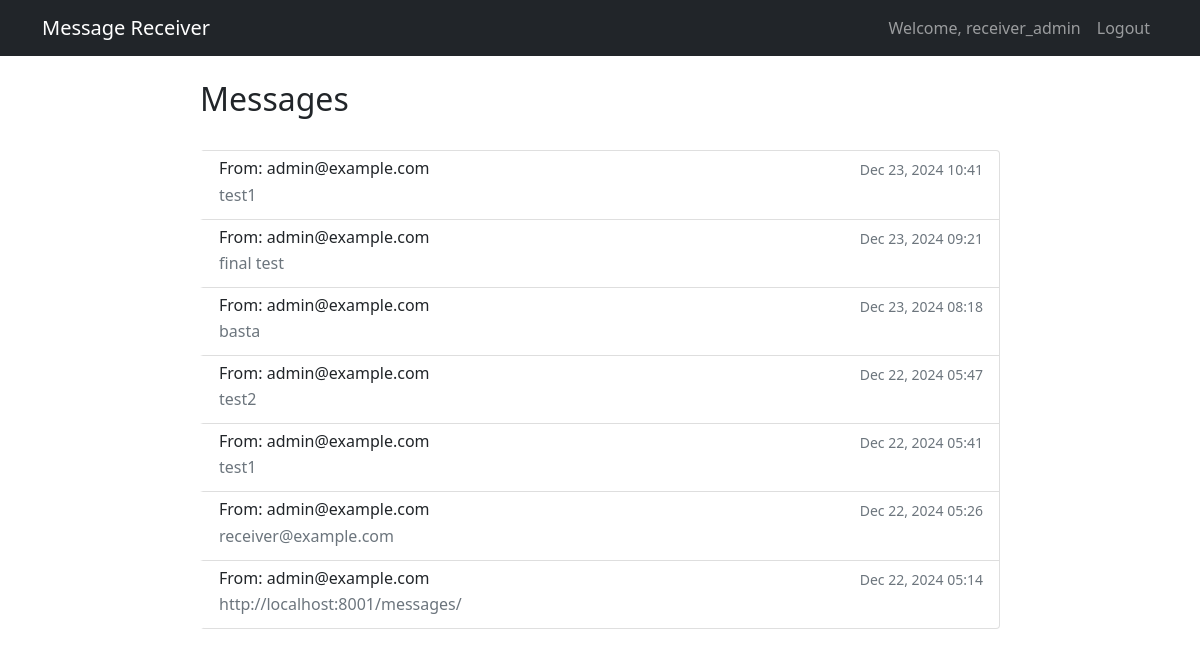
The app's page / (signed in), older data.
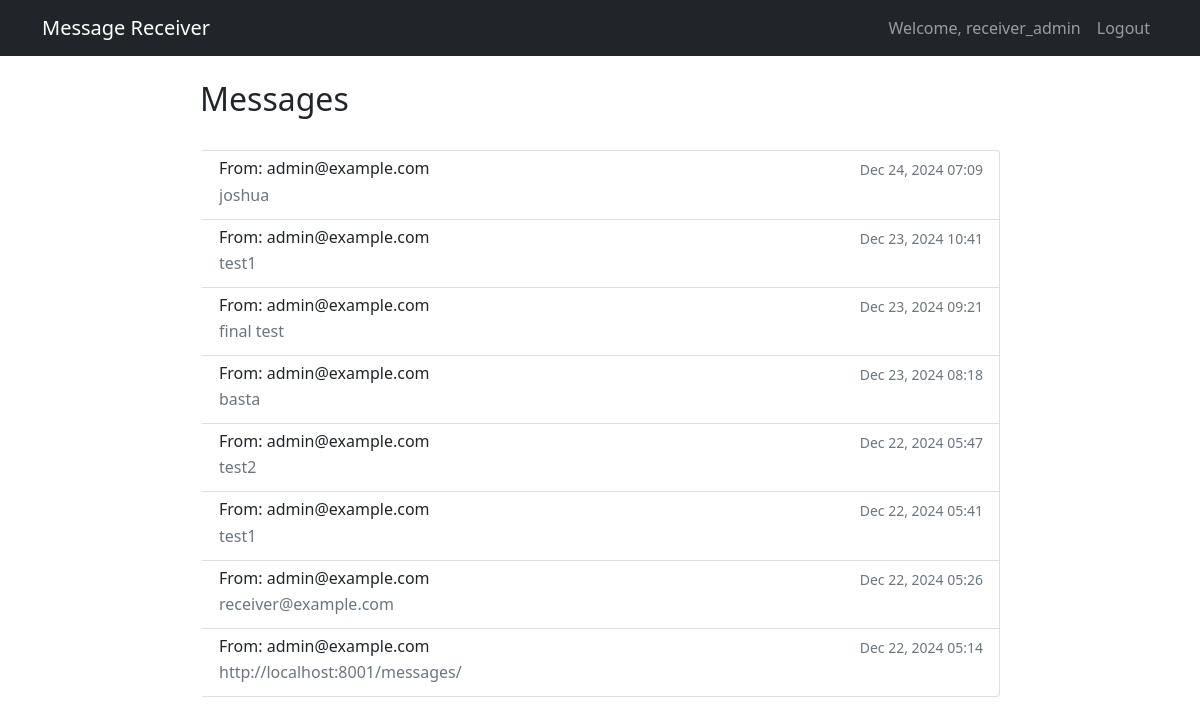
The same page, newer data.
### core/models.py (models this page shows, shortened)
class ReceivedMessage(models.Model):
    receiver = models.ForeignKey(User, on_delete=models.CASCADE, related_name='received_messages')
    sender_email = models.EmailField()
    encrypted_content = models.TextField()
    decrypted_content = models.TextField(blank=True)
    timestamp = models.DateTimeField(auto_now_add=True)
    is_read = models.BooleanField(default=False)
    original_message_id = models.IntegerField(null=True, blank=True)
    class Meta:
        ordering = ['-timestamp']

### core/views.py (the view)
# urls.py: path('', inbox_view, name='inbox'),
@login_required
def inbox_view(request):
    received_messages = ReceivedMessage.objects.filter(receiver=request.user).order_by('-timestamp')
    sent_messages = SentMessage.objects.filter(sender=request.user).order_by('-timestamp')
    unread_count = received_messages.filter(is_read=False).count()
    return render(request, 'core/inbox.html', {
        'received_messages': received_messages,
        'sent_messages': sent_messages,
        'unread_count': unread_count
    })

### core/templates/core/inbox.html (shortened to what this page needs)
<!DOCTYPE html>
<html>
  <head>
    <link
      href="https://cdn.jsdelivr.net/npm/bootstrap@5.1.3/dist/css/bootstrap.min.css"
      rel="stylesheet"
    />
  </head>
  <body>
    <nav class="navbar navbar-expand-lg navbar-dark bg-dark">
      <div class="container">
        <a class="navbar-brand" href="{% url 'inbox' %}">Message Receiver</a>
        <div class="navbar-nav ms-auto">
          <span class="nav-item nav-link">Welcome, {{ user.username }}</span>
          <a class="nav-item nav-link" href="{% url 'logout' %}">Logout</a>
        </div>
      </div>
    </nav>
    <div class="container mt-4">
      <div class="message-container">
        <div class="d-flex justify-content-between align-items-center mb-4">
          <h2>Messages</h2>
        </div>
        <div class="list-group">
          {% for message in received_messages %}
          <a
            href="{% url 'message_detail' message.id %}"
            class="list-group-item list-group-item-action message-item {% if not message.is_read %}unread{% endif %}"
          >
            <div class="d-flex w-100 justify-content-between">
              <h6 class="mb-1">From: {{ message.sender_email }}</h6>
              <small class="message-meta"
                >{{ message.timestamp|date:"M d, Y H:i" }}</small
              >
            </div>
            <p class="mb-1 message-preview">{{ message.decrypted_content }}</p>
          </a>
          {% empty %}
          <div class="alert alert-info">No messages received.</div>
          {% endfor %}
        </div>
      </div>
    </div>
  </body>
</html>

### core/templates/core/inbox.html (style rules this page uses)
.message-container { max-width: 800px; margin: 0 auto; }
.message-item { border-left: 3px solid transparent; transition: all 0.2s; }
.message-meta { font-size: 0.875rem; color: #6c757d; }
.message-preview { color: #6c757d; overflow: hidden; text-overflow: ellipsis; white-space: nowrap; }

Row changes from the older to the newer data that the page shows:
added ReceivedMessage: sender_email "admin@example.com", timestamp "Dec 24, 2024 07:09", decrypted_content "joshua"
